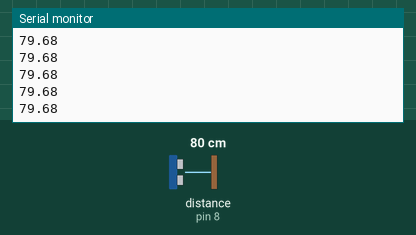
The sketch below on a simulated Arduino Uno, built with avr-gcc and run on an emulated ATmega328P. On the bench: the last lines printed to the serial monitor. Wiring (inferred from the names in the program): ultrasonic range finder: trigger pin 7; echo pin 8. The inputs (shaded band) are chosen by the test bench; at power-on: distance to the obstacle (sensor on pin 8) 80 cm. The echo pulse lasts 58.3 µs per cm.

Above: at 1.2 s.
1.3 s: distance to the obstacle (sensor on pin 8) set to 2 cm
At 1.38 s:
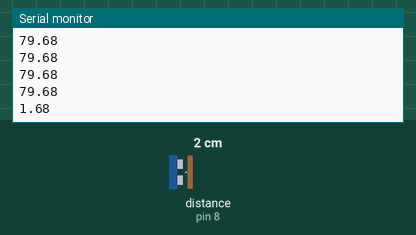
2.8 s: distance to the obstacle (sensor on pin 8) set to 4 cm
At 2.89 s:
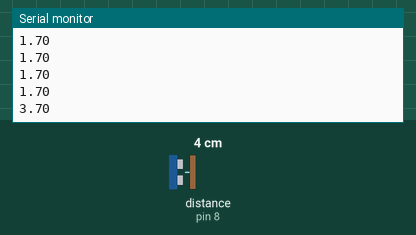
Timing chart, 0 to 5.8 s (numbered marks = the images above; inputs shaded):
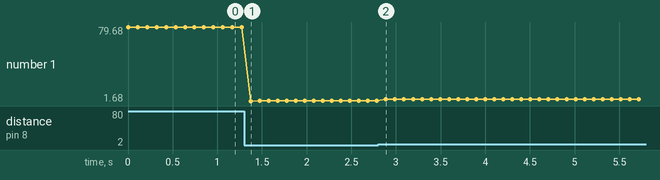

The sketch:

11-distance.ino
```cpp
const int TRIG_PIN = 7;
const int ECHO_PIN = 8;

void setup() {
  pinMode(TRIG_PIN, OUTPUT);
  pinMode(ECHO_PIN, INPUT);
  Serial.begin(9600);
}

void loop() {
  digitalWrite(TRIG_PIN, HIGH);
  delayMicroseconds(10);
  digitalWrite(TRIG_PIN, LOW);

  long duration = pulseIn(ECHO_PIN, HIGH, 30000);
  float cm = duration * 0.0343 / 2;
  Serial.println(cm);
  delay(100);
}
```

Measured:
- after the input at 1.3 s, the serial monitor: prints a new line after 0.07 s (image 1)
- after the input at 2.8 s, the serial monitor: prints a new line after 0.09 s (image 2)
- plotted number 1: 79.68 → 1.7 after the input at 1.3 s, 1.7 → 3.7 after the input at 2.8 s
